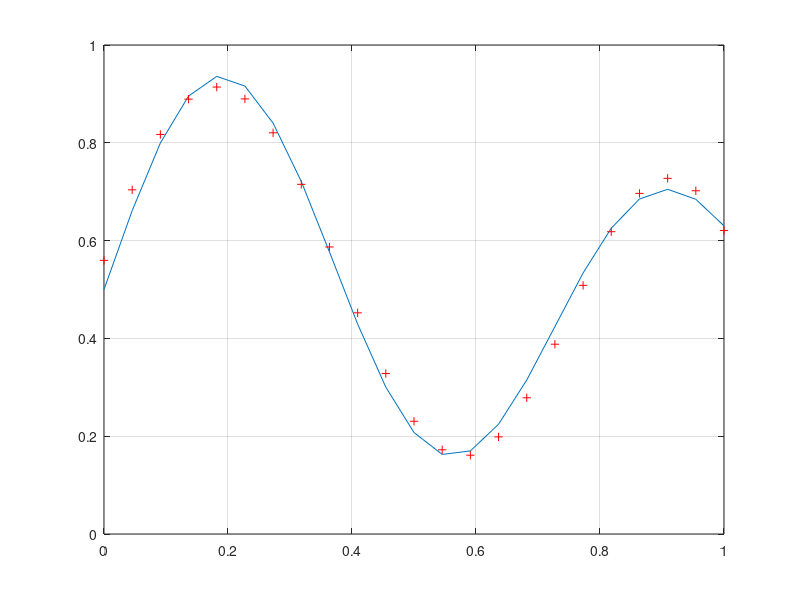

Reproduce this figure in MATLAB.
close all
clear 
clc

%Duomenų paruošimas
x =[0:1/22:1];
d = ((1 + 0.6*sin(2*pi*x/0.7))+(0.3*sin(2*pi*x)))/2;
figure(1), plot(x,d), grid on;

c1 = 0.18;
c2 = 0.92;
r1 = 0.25;
r2 = 0.21;

w1 = rand(1);
w2 = rand(1);
b = rand(1);
lr= 0.1;

%Aproksimatoriaus apmokymas
for i = 1:10000
    for index = 1:length(x)
        F1 = exp(-(((x(index)-c1)^2)/(2*r1^2)));
        F2 = exp(-(((x(index)-c2)^2)/(2*r2^2)));
        y = F1*w1 + F2*w2 + b;
        e = d(index) - y;

        w1 = w1 + lr*e*F1;
        w2 = w2 + lr*e*F2;
        b = b + lr*e;
    end
end

%Aproksimatoriaus testavimas
X = [0:1/22:1];

Y = zeros(1, length(X));
for index=1:length(X)
    F1=exp(-(((X(index)-c1)^2)/(2*r1^2)));
    F2=exp(-(((X(index)-c2)^2)/(2*r2^2)));
    y=F1*w1+F2*w2+b;
    Y(index)=y;
end
hold on , plot(X,Y,'r+'), hold off
